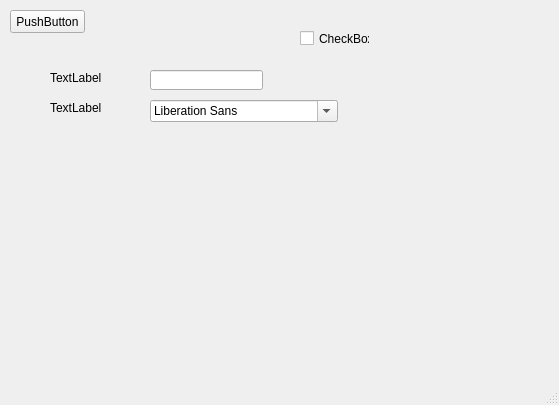
<?xml version="1.0" encoding="UTF-8"?>
<ui version="4.0">
 <class>MainWindow</class>
 <widget class="QMainWindow" name="MainWindow">
  <property name="geometry">
   <rect>
    <x>0</x>
    <y>0</y>
    <width>559</width>
    <height>405</height>
   </rect>
  </property>
  <property name="windowTitle">
   <string>MainWindow</string>
  </property>
  <widget class="QWidget" name="centralwidget">
   <widget class="QPushButton" name="pushButton">
    <property name="geometry">
     <rect>
      <x>10</x>
      <y>10</y>
      <width>75</width>
      <height>23</height>
     </rect>
    </property>
    <property name="text">
     <string>PushButton</string>
    </property>
   </widget>
   <widget class="QCheckBox" name="checkBox">
    <property name="geometry">
     <rect>
      <x>300</x>
      <y>30</y>
      <width>70</width>
      <height>17</height>
     </rect>
    </property>
    <property name="text">
     <string>CheckBox</string>
    </property>
   </widget>
   <widget class="QLineEdit" name="lineEdit">
    <property name="geometry">
     <rect>
      <x>150</x>
      <y>70</y>
      <width>113</width>
      <height>20</height>
     </rect>
    </property>
   </widget>
   <widget class="QFontComboBox" name="fontComboBox">
    <property name="geometry">
     <rect>
      <x>150</x>
      <y>100</y>
      <width>188</width>
      <height>22</height>
     </rect>
    </property>
   </widget>
   <widget class="QLabel" name="label">
    <property name="geometry">
     <rect>
      <x>50</x>
      <y>70</y>
      <width>81</width>
      <height>16</height>
     </rect>
    </property>
    <property name="text">
     <string>TextLabel</string>
    </property>
   </widget>
   <widget class="QLabel" name="label_2">
    <property name="geometry">
     <rect>
      <x>50</x>
      <y>100</y>
      <width>81</width>
      <height>16</height>
     </rect>
    </property>
    <property name="text">
     <string>TextLabel</string>
    </property>
   </widget>
  </widget>
  <widget class="QMenuBar" name="menubar">
   <property name="geometry">
    <rect>
     <x>0</x>
     <y>0</y>
     <width>559</width>
     <height>21</height>
    </rect>
   </property>
  </widget>
  <widget class="QStatusBar" name="statusbar"/>
 </widget>
 <resources/>
 <connections/>
</ui>
